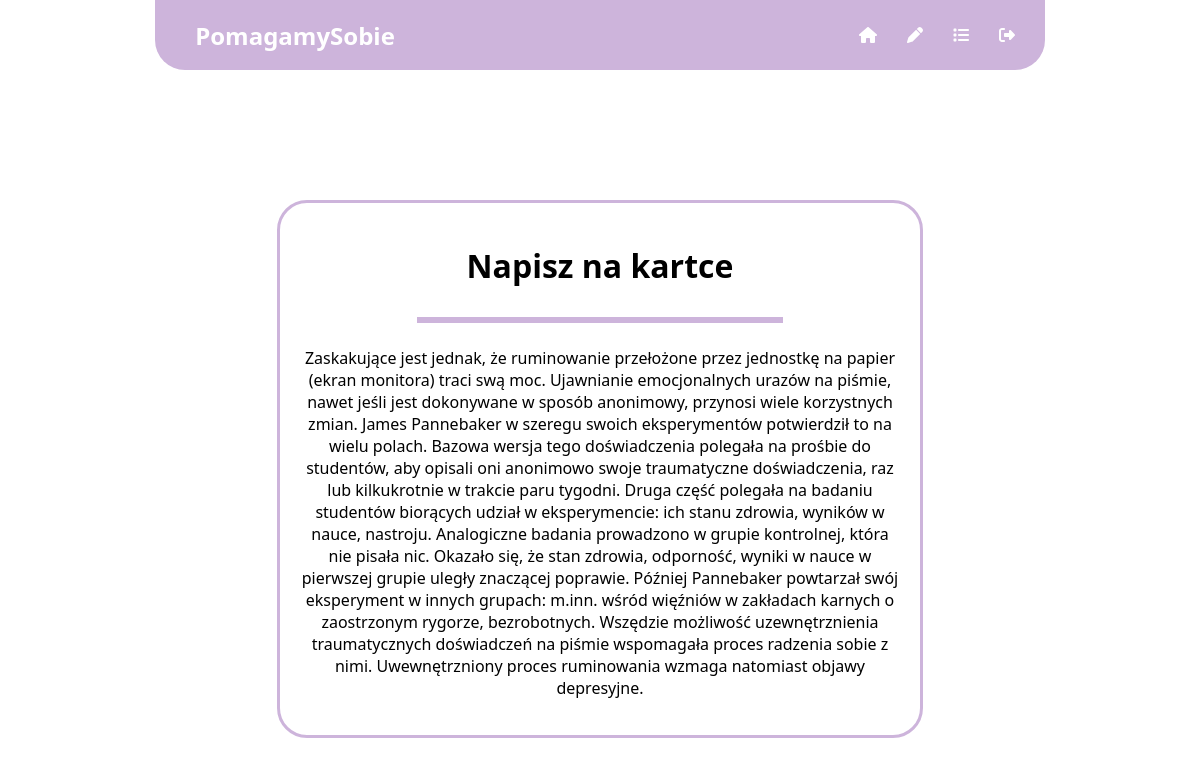
Screenshot of /sposoby (signed in) with the database file from the repository.
### loginApp/models.py (models this page shows, shortened)
class Sposoby(models.Model):
    nazwaSposobu = models.CharField(max_length=255)
    opisSposobu = models.TextField(max_length=3000)

### loginApp/views.py (the view)
# urls.py: path('sposoby', views.sposoby, name='sposoby'),
@login_required
def sposoby(request):
    sposoby = models.Sposoby.objects.all()
    context = {
        'sposoby':sposoby,
    }
    return render(request, 'sposoby.html',context)

### templates/sposoby.html (shortened to what this page needs)
{%extends "base.html"%}
{% load static %}
{% block head %}
<link rel="stylesheet" type="text/css" href="{%static 'css/sposoby.css'%}">
{% endblock %}
{% block body %}
<div class="container">
    {%for sposob in sposoby%}
    <div class="card">
        <h1>{{sposob.nazwaSposobu}}</h1>
        <hr class="line">
        <p>{{sposob.opisSposobu}}</p>
    </div>
    {%endfor%}
</div>
{% endblock %}

### static/css/sposoby.css (style rules this page uses)
body { display: flex; flex-direction: column; align-items: center; margin:0; font-family:'Segoe UI', Tahoma, Geneva, Verdana, sans-serif }
.container { display: flex; flex-direction: column; align-items: center; margin-top: 200px; }
.card { display: flex; flex-direction: column; padding: 20px; width: 50vw; border: 3px solid #CDB4DB; border-radius: 30px; margin-bottom: 20px; }
.card h1 { text-align: center; }
.card p { text-align: center; }
.line { width: 30vw; border: 3px solid #CDB4DB; }

### rows the page displays
Sposoby: nazwaSposobu "Napisz na kartce", opisSposobu "Zaskakujące jest jednak, że ruminowanie przełożone przez jednostkę na papier (ekran monitora) traci swą moc. Ujawnianie emocjonalnych urazów na piśmie, nawet jeśli jest dokonywane w sposób anonimowy, przynosi wiele korzystnych zmian. James Pannebaker w szeregu swoich eksperymentów potwierdził to na wielu polach. Bazowa wersja tego doświadczenia polegała na prośbie do studentów, aby opisali oni anonimowo swoje traumatyczne doświadczenia, raz lub kilkukrotnie w trakcie paru tygodni. Druga część polegała na badaniu studentów biorących udział w eksperymencie: ich stanu zdrowia, wyników w nauce, nastroju. Analogiczne badania prowadzono w grupie kontrolnej, która nie pisała nic. Okazało się, że…"
